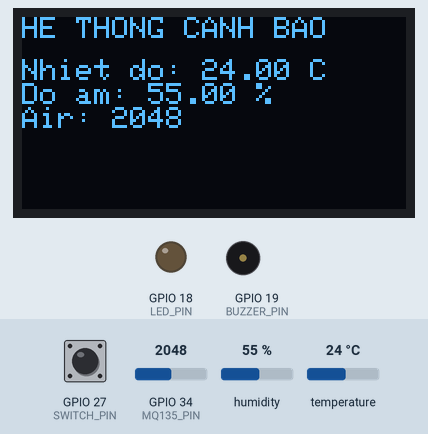
Bench run of a sketch on a simulated ESP32. Parts: 128×64 one-colour display, output pins drawn as LEDs (lit = HIGH), buzzer (waves = sounding). Inputs (shaded band) come from the test bench; at power-on: temperature 24 °C, GPIO 34 (MQ135_PIN) = 2048, GPIO 27 (SWITCH_PIN) HIGH, humidity 55 %. WiFi joins after 1.5 s; servers stay silent unless stated; what the sketch prints to the serial monitor is not drawn.

Above: at 3.0 s.
3.1 s: temperature set to 39 °C
At 4.8 s:
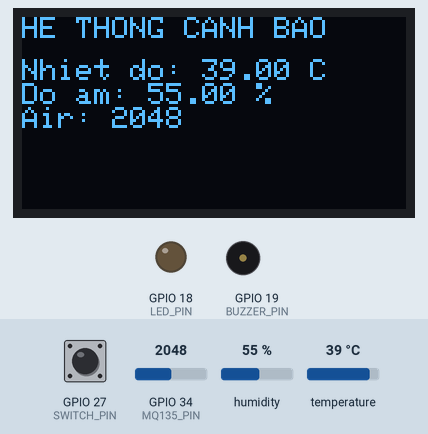
5.4 s: temperature set to 42 °C
At 7.0 s:
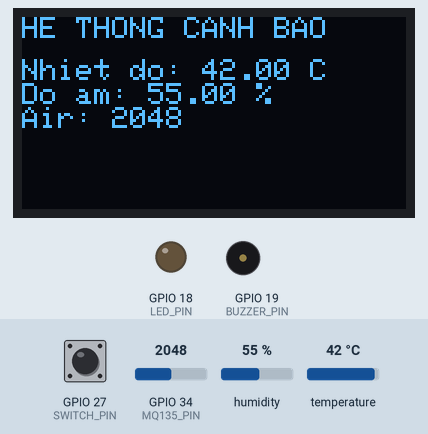
7.5 s: GPIO 34 (MQ135_PIN) set to 2866
At 13.4 s:
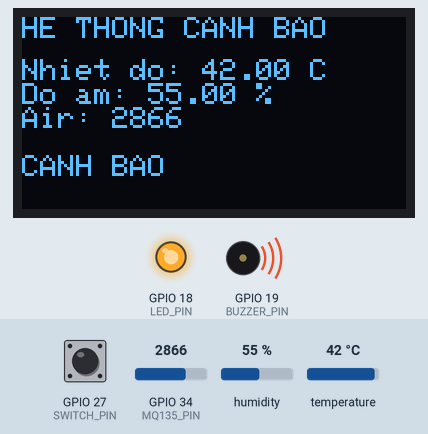
13.5 s: GPIO 34 (MQ135_PIN) set to 839
At 14.6 s:
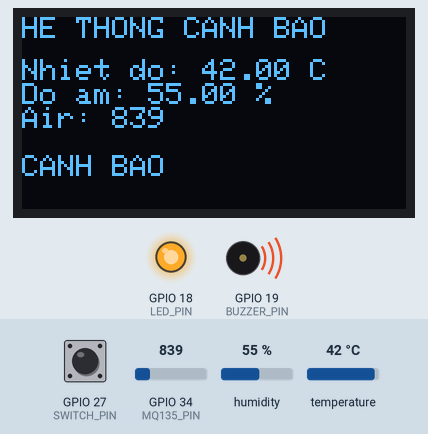
15.7 s: GPIO 34 (MQ135_PIN) set to 743
At 16.8 s:
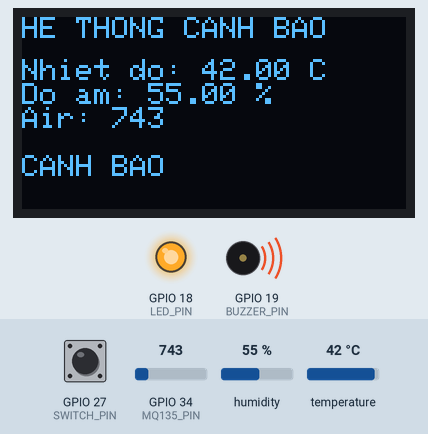
17.7 s: temperature set to 12 °C
At 19.1 s:
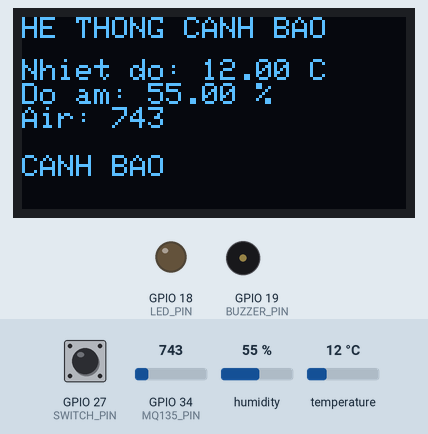
Timing chart, 0 to 20.7 s (numbered marks = the images above; inputs shaded):
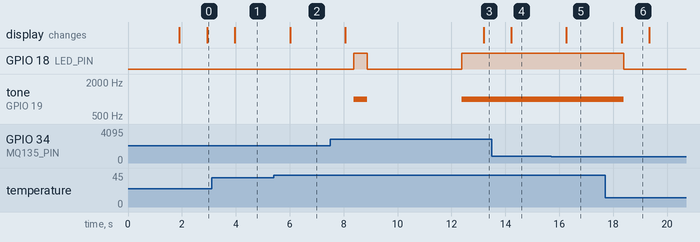

The sketch:

sketch_apr14a.ino
```cpp
  #define BLYNK_TEMPLATE_ID   "YOUR_TEMPLATE_ID"
  #define BLYNK_TEMPLATE_NAME "YOUR_TEMPLATE_NAME"
  #define BLYNK_AUTH_TOKEN    "hEmZPxReKFVWnoXokouhldr_vz49x9iy"

  #include <WiFi.h>
  #include <BlynkSimpleEsp32.h>

  #include <Wire.h>
  #include <Adafruit_GFX.h>
  #include <Adafruit_SSD1306.h>
  #include <DHT.h>

  // ================= WIFI =================
  char ssid[] = "khu tự trị 41";
  char pass[] = "diencaothe";

  // ================= OLED =================
  #define SCREEN_WIDTH 128
  #define SCREEN_HEIGHT 64
  #define OLED_RESET -1

  Adafruit_SSD1306 display(SCREEN_WIDTH, SCREEN_HEIGHT, &Wire, OLED_RESET);

  // ================= DHT11 =================
  #define DHTPIN 4
  #define DHTTYPE DHT11

  DHT dht(DHTPIN, DHTTYPE);

  // ================= MQ135 =================
  #define MQ135_PIN 34

  // ================= LED + BUZZER + Quat =================
  #define LED_PIN 18
  #define BUZZER_PIN 19
  #define SWITCH_PIN 27

  // Buzzer module 3 chân thường là active buzzer.
  // Nếu buzzer không kêu, đổi true thành false.
  #define ACTIVE_BUZZER false

  // ================= NGƯỠNG CẢNH BÁO =================
  #define TEMP_HIGH_THRESHOLD 40.0
  #define TEMP_RESET_THRESHOLD 33.0

  #define GAS_HIGH_THRESHOLD 800
  #define GAS_RESET_THRESHOLD 600

  #define TEMP_RISE_THRESHOLD 5.0
  #define GAS_RISE_THRESHOLD 300

  #define WARNING_DELAY_MS 10000

  // ================= BIẾN DỮ LIỆU CHUNG =================
  float currentTemp = 0;
  float currentHum = 0;
  int currentGas = 0;

  float lastTemp = 0;
  int lastGas = 0;

  bool sensorError = false;
  bool warningState = false;
  bool lastButtonState = HIGH;

  bool tempAlertSent = false;
  bool gasAlertSent = false;
  bool alarmMuted = false;
  bool testAlarm = false;

  unsigned long tempStartTime = 0;
  unsigned long gasStartTime = 0;

  // Mutex bảo vệ dữ liệu dùng chung
  SemaphoreHandle_t dataMutex;

  // ================= HÀM BUZZER =================
  void buzzerOn() {
  #if ACTIVE_BUZZER
    digitalWrite(BUZZER_PIN, HIGH);
  #else
    ledcWriteTone(BUZZER_PIN, 1000);
  #endif
  }

  void buzzerOff() {
  #if ACTIVE_BUZZER
    digitalWrite(BUZZER_PIN, LOW);
  #else
    ledcWriteTone(BUZZER_PIN, 0);
  #endif
  }

  // ================= HÀM ĐIỀU KHIỂN CẢNH BÁO =================
  void setAlertOutput(bool state) {
    if (state) {
      digitalWrite(LED_PIN, HIGH);
      buzzerOn();
    } else {
      digitalWrite(LED_PIN, LOW);
      buzzerOff();
    }
  }

  // ================= TASK 1: ĐỌC CẢM BIẾN =================
  void SensorTask(void *pvParameters) {
    while (true) {
      float temp = dht.readTemperature();
      float hum = dht.readHumidity();
      int gas = analogRead(MQ135_PIN);

      if (xSemaphoreTake(dataMutex, portMAX_DELAY) == pdTRUE) {
        if (isnan(temp) || isnan(hum)) {
          sensorError = true;
        } else {
          sensorError = false;
          currentTemp = temp;
          currentHum = hum;
          currentGas = gas;
        }

        xSemaphoreGive(dataMutex);
      }

      vTaskDelay(pdMS_TO_TICKS(2000));
    }
  }

  // ================= TASK 2: XỬ LÝ CẢNH BÁO =================
  void AlertTask(void *pvParameters) {
    while (true) {
      float temp = 0;
      int gas = 0;
      bool error = false;

      if (xSemaphoreTake(dataMutex, portMAX_DELAY) == pdTRUE) {
        temp = currentTemp;
        gas = currentGas;
        error = sensorError;
        xSemaphoreGive(dataMutex);
      }

      bool warning = false;

      if (error) {
        warning = true;
      } else {
        // ===== CẢNH BÁO NHIỆT ĐỘ CAO DUY TRÌ =====
        if (temp > TEMP_HIGH_THRESHOLD) {
          if (tempStartTime == 0) {
            tempStartTime = millis();
          }

          if (millis() - tempStartTime > WARNING_DELAY_MS) {
            warning = true;

            if (!tempAlertSent && Blynk.connected()) {
              Blynk.logEvent("warning", "Nhiet do qua cao!");
              tempAlertSent = true;
            }
          }
        } else {
          tempStartTime = 0;

          if (temp < TEMP_RESET_THRESHOLD) {
            tempAlertSent = false;
          }
        }

        // ===== CẢNH BÁO NHIỆT ĐỘ TĂNG ĐỘT BIẾN =====
        if (lastTemp != 0 && temp > TEMP_HIGH_THRESHOLD && (temp - lastTemp) > TEMP_RISE_THRESHOLD) {
          warning = true;

          if (!tempAlertSent && Blynk.connected()) {
            Blynk.logEvent("warning", "Nhiet do tang dot bien!");
            tempAlertSent = true;
          }
        }

        // ===== CẢNH BÁO KHÍ GAS CAO DUY TRÌ =====
        if (gas > GAS_HIGH_THRESHOLD) {
          if (gasStartTime == 0) {
            gasStartTime = millis();
          }

          if (millis() - gasStartTime > WARNING_DELAY_MS) {
            warning = true;

            if (!gasAlertSent && Blynk.connected()) {
              Blynk.logEvent("warning", "Khi gas cao!");
              gasAlertSent = true;
            }
          }
        } else {
          gasStartTime = 0;

          if (gas < GAS_RESET_THRESHOLD) {
            gasAlertSent = false;
          }
        }

        // ===== CẢNH BÁO KHÍ GAS TĂNG ĐỘT BIẾN =====
        if (lastGas != 0 && (gas - lastGas) > GAS_RISE_THRESHOLD) {
          warning = true;

          if (!gasAlertSent && Blynk.connected()) {
            Blynk.logEvent("warning", "Khi gas tang dot bien!");
            gasAlertSent = true;
          }
        }

        lastTemp = temp;
        lastGas = gas;
      }

      if (xSemaphoreTake(dataMutex, portMAX_DELAY) == pdTRUE) {
        warningState = warning;
        xSemaphoreGive(dataMutex);
      }
      // Nhấn công tắc để tắt cảnh báo hiện tại

      bool buttonState = digitalRead(SWITCH_PIN);

      if(lastButtonState == HIGH && buttonState == LOW){
        if(warning){
            // Đang có cảnh báo -> tắt cảnh báo
            alarmMuted = !alarmMuted;
        }
        else{
            // Không có cảnh báo -> bật/tắt chế độ test còi
            testAlarm = !testAlarm;
        }
      }

      lastButtonState = buttonState;

      if(!warning){
          alarmMuted = false;
      }

      if(warning && !alarmMuted){
        setAlertOutput(true);
      }
      else if(testAlarm){
        setAlertOutput(true);
      }
      else{
        setAlertOutput(false);
      }

      vTaskDelay(pdMS_TO_TICKS(500));
    }
  }

  // ================= TASK 3: HIỂN THỊ OLED =================
  void DisplayTask(void *pvParameters) {
    while (true) {
      float temp = 0;
      float hum = 0;
      int gas = 0;
      bool warning = false;
      bool error = false;

      if (xSemaphoreTake(dataMutex, portMAX_DELAY) == pdTRUE) {
        temp = currentTemp;
        hum = currentHum;
        gas = currentGas;
        warning = warningState;
        error = sensorError;
        xSemaphoreGive(dataMutex);
      }

      display.clearDisplay();
      display.setTextSize(1);
      display.setTextColor(SSD1306_WHITE);

      display.setCursor(0, 0);
      display.println("HE THONG CANH BAO");

      display.setCursor(0, 14);

      if (error) {
        display.println("LOI CAM BIEN!");
        display.println("KIEM TRA DHT11");
      } else {
        display.print("Nhiet do: ");
        display.print(temp);
        display.println(" C");

        display.print("Do am: ");
        display.print(hum);
        display.println(" %");

        display.print("Air: ");
        display.println(gas);

      }

      display.println();

      if (warning) {
        display.println("CANH BAO");
      }

      display.display();

      vTaskDelay(pdMS_TO_TICKS(1000));
    }
  }

  // ================= TASK 4: GỬI DỮ LIỆU LÊN BLYNK =================
  void CloudTask(void *pvParameters) {
    unsigned long lastSendTime = 0;

    while (true) {
      Blynk.run();

      if (millis() - lastSendTime >= 2000) {
        lastSendTime = millis();

        float temp = 0;
        float hum = 0;
        int gas = 0;
        bool warning = false;
        bool error = false;

        if (xSemaphoreTake(dataMutex, portMAX_DELAY) == pdTRUE) {
          temp = currentTemp;
          hum = currentHum;
          gas = currentGas;
          warning = warningState;
          error = sensorError;
          xSemaphoreGive(dataMutex);
        }

        if (Blynk.connected() && !error) {
          Blynk.virtualWrite(V0, temp);
          Blynk.virtualWrite(V1, hum);
          Blynk.virtualWrite(V2, gas);
          Blynk.virtualWrite(V3, warning ? 1 : 0);

        }

        Serial.println("===== DATA =====");

        if (error) {
          Serial.println("Loi cam bien DHT11");
        } else {
          Serial.print("Nhiet do: ");
          Serial.println(temp);

          Serial.print("Do am: ");
          Serial.println(hum);

          Serial.print("Gas: ");
          Serial.println(gas);
        }

        Serial.print("Canh bao: ");
        Serial.println(warning ? "CO" : "KHONG");

        Serial.print("Blynk: ");
        Serial.println(Blynk.connected() ? "Online" : "Offline");
      }

      vTaskDelay(pdMS_TO_TICKS(10));
    }
  }

  // ================= TASK 5: GIÁM SÁT WIFI / BLYNK =================
  void MonitorTask(void *pvParameters) {
    while (true) {
      if (WiFi.status() != WL_CONNECTED) {
        Serial.println("Mat Wi-Fi, dang ket noi lai...");
        WiFi.disconnect();
        WiFi.begin(ssid, pass);
      }

      if (WiFi.status() == WL_CONNECTED && !Blynk.connected()) {
        Serial.println("Dang ket noi lai Blynk...");
        Blynk.connect(3000);
      }

      vTaskDelay(pdMS_TO_TICKS(5000));
    }
  }

  // ================= SETUP =================
  void setup() {
    Serial.begin(115200);

    pinMode(LED_PIN, OUTPUT);
    pinMode(BUZZER_PIN, OUTPUT);
    pinMode(SWITCH_PIN, INPUT_PULLUP);

    digitalWrite(LED_PIN, LOW);
    buzzerOff();

  #if !ACTIVE_BUZZER
    ledcAttach(BUZZER_PIN, 1000, 8);
  #endif

    dht.begin();

    Wire.begin(21, 22);

    if (!display.begin(SSD1306_SWITCHCAPVCC, 0x3C)) {
      Serial.println("OLED loi!");
      while (true);
    }

    display.clearDisplay();
    display.setTextSize(1);
    display.setTextColor(SSD1306_WHITE);
    display.setCursor(0, 0);
    display.println("Khoi dong...");
    display.println("ESP32 + FreeRTOS");
    display.display();

    dataMutex = xSemaphoreCreateMutex();

    if (dataMutex == NULL) {
      Serial.println("Loi tao Mutex!");
      while (true);
    }

    WiFi.begin(ssid, pass);

    Serial.println("Dang ket noi Wi-Fi...");

    unsigned long wifiStart = millis();

    while (WiFi.status() != WL_CONNECTED && millis() - wifiStart < 10000) {
      delay(500);
      Serial.print(".");
    }

    Serial.println();

    if (WiFi.status() == WL_CONNECTED) {
      Serial.println("Da ket noi Wi-Fi");
    } else {
      Serial.println("Khong ket noi Wi-Fi, he thong van chay local");
    }

    Blynk.config(BLYNK_AUTH_TOKEN);

    if (WiFi.status() == WL_CONNECTED) {
      Blynk.connect(3000);
    }

    // ================= TẠO TASK FREERTOS =================
    xTaskCreatePinnedToCore(
      SensorTask,
      "SensorTask",
      4096,
      NULL,
      3,
      NULL,
      1
    );

    xTaskCreatePinnedToCore(
      AlertTask,
      "AlertTask",
      4096,
      NULL,
      4,
      NULL,
      1
    );

    xTaskCreatePinnedToCore(
      DisplayTask,
      "DisplayTask",
      4096,
      NULL,
      2,
      NULL,
      1
    );

    xTaskCreatePinnedToCore(
      CloudTask,
      "CloudTask",
      8192,
      NULL,
      1,
      NULL,
      0
    );

    xTaskCreatePinnedToCore(
      MonitorTask,
      "MonitorTask",
      4096,
      NULL,
      2,
      NULL,
      0
    );

    Serial.println("He thong da san sang");
  }

  // ================= LOOP =================
  void loop() {
    // Không xử lý trong loop.
    // Toàn bộ hệ thống chạy bằng FreeRTOS Task.
    vTaskDelay(pdMS_TO_TICKS(1000));
  }
```

Measured:
- after the input at 3.1 s, the display: changes after 0.86 s (image 1)
- after the input at 5.4 s, the display: changes after 0.61 s (image 2)
- after the input at 7.5 s, GPIO 18 (LED_PIN): LOW → HIGH after 0.88 s instead of 4.9 s; tone on GPIO 19 (BUZZER_PIN): silent → 1000 Hz after 0.88 s instead of 4.9 s; the display: first changes after 0.56 s (image 3 shows a later state)
- after the input at 13.5 s, the display: changes after 0.71 s (image 4)
- after the input at 15.7 s, the display: changes after 0.57 s (image 5)
- after the input at 17.7 s, GPIO 18 (LED_PIN): HIGH → LOW after 0.68 s; tone on GPIO 19 (BUZZER_PIN): 1000 Hz → silent after 0.68 s; the display: changes after 0.62 s (image 6)
- what the display in image 6 shows lasts 1.0 s, from 18.3 s to 19.3 s
